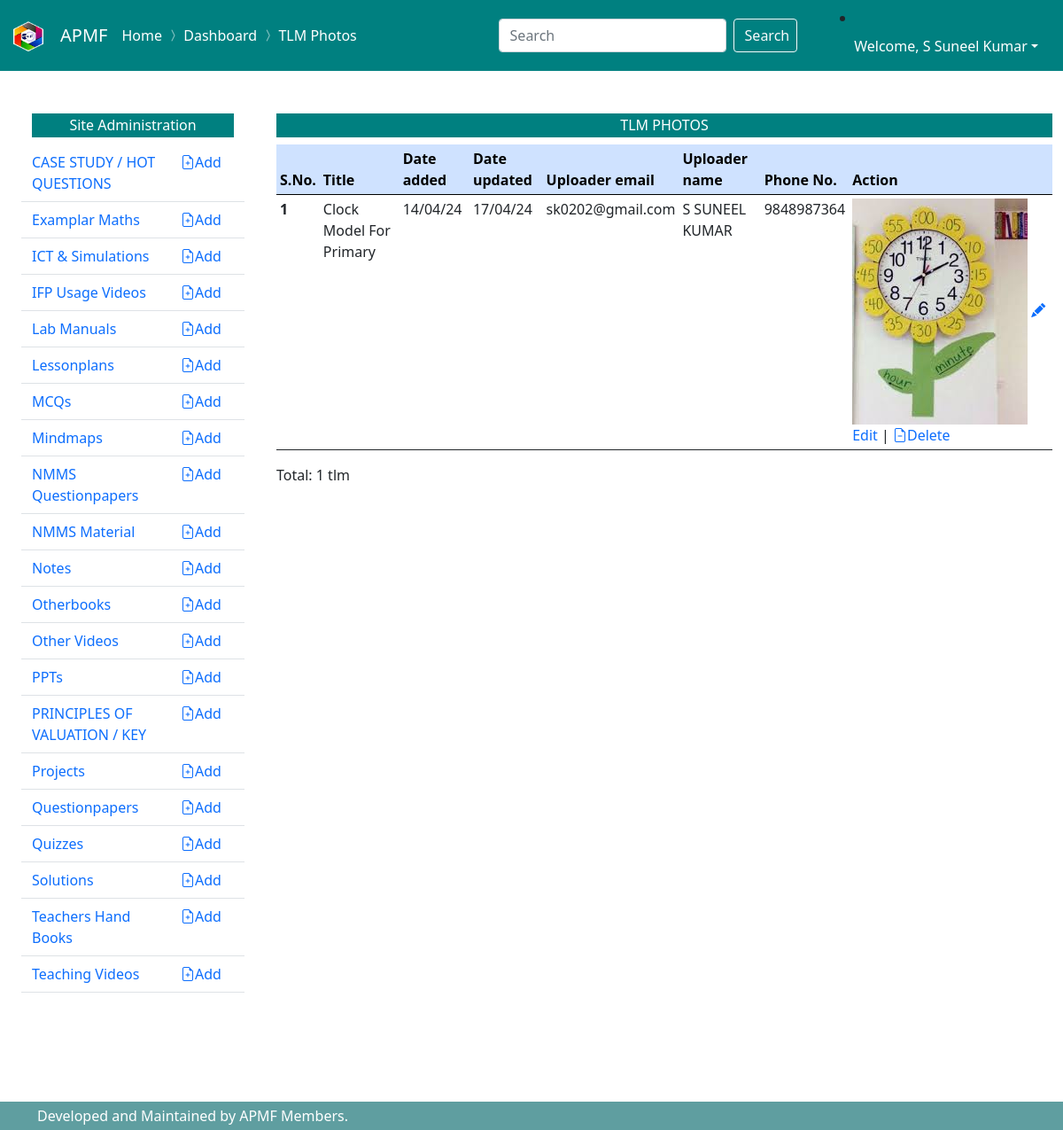
Screenshot of /dashboard/tlm/ (signed in) with the database file from the repository.
### users/models.py (models this page shows, shortened)
class MyUser(AbstractBaseUser):
    email=models.EmailField(
        verbose_name ='email address',
        max_length = 255,
        unique = True,
    )
    phone_number = models.CharField(max_length=10, validators=[RegexValidator(regex='^(\+?\d{1,3})?[-.\s]?\(?\d{3}\)?[-.\s]?\d{3}[-.\s]?\d{4}$')])
    name = models.CharField(max_length=50)
    is_active = models.BooleanField(default=True)
    is_admin = models.BooleanField(default=False)
    objects = MyUserManager()
    USERNAME_FIELD = 'email'
    REQUIRED_FIELDS = ['phone_number', 'name']

### tlms/models.py (models this page shows, shortened)
class Tlm(models.Model):
    title = models.CharField(max_length = 100)
    description = models.CharField(max_length = 100, blank=True)
    date_added = models.DateTimeField(auto_now_add=True)
    date_updated = models.DateTimeField(auto_now = True)
    uploaded_by = models.ForeignKey(get_user_model(), on_delete=models.CASCADE)
    image = models.ImageField('TLM Photo', upload_to='images')
    image_thumbnail = ImageSpecField(source='image',
                                      processors=[ResizeToFill(100, 50)],
                                      format='JPEG',
                                      options={'quality': 60})
    class Meta:
        verbose_name = ("TLM Photo")
        verbose_name_plural = ("TLM Photos")

### dashboard/views.py (the view)
# urls.py: path('dashboard/tlm/', views.DashboardTlmListView.as_view(), name='dashboard_tlm_list'),
class DashboardTlmListView(tlm_views.TlmListView):
    template_name = 'dashboard/tlms/list.html'
    success_url = reverse_lazy('dashboard_tlm_list')

### tlms/views.py (called while the page is built)
    def get_context_data(self, **kwargs):
        context = super().get_context_data(**kwargs)
        context['requests'] = Message.objects.filter(request_for = 'tlm_photos')
        return context

### dashboard/templates/dashboard/tlms/list.html (shortened to what this page needs)
{% extends "dashboard/dashboard.html" %}
{% load static %}
{% load imagekit %}
{% block navigation %}
<span class="navbar-text" >
  <a href="{% url "home" %}" style ="text-decoration:none">Home</a>
  <i class="bi bi-chevron-compact-right"></i>
  <a href="{% url "dashboard" %}" style ="text-decoration:none">Dashboard</a>
  <i class="bi bi-chevron-compact-right"></i>
  <a href="#" style ="text-decoration:none">TLM Photos</a>
</span>
{% endblock navigation %}
{% block content %}
<h6 class ="p-1 text-center" style="background-color:teal; color:white"> TLM PHOTOS</h6>
<table class="table table-sm table-hover">
    <thead class="table-primary" >
      <tr  >
        <th scope="col">S.No.</th>
        <th scope="col">Title</th>
        <th scope="col">Date added</th>
        <th scope="col">Date updated</th>
        <th scope="col">Uploader email</th>
        <th scope="col">Uploader name</th>
        <th scope="col">Phone No.</th>
        <th scope="col">Action</th>
      </tr>
    </thead>
    <tbody>
        {% for tlm in  tlms %}
      <tr>
        <th scope="row">{{forloop.counter}}</th>
        <td>{{tlm.title|title}}</td>
        <td>{{tlm.date_added|date:'d/m/y'}}</td>
        <td>{{tlm.date_updated|date:'d/m/y'}}</td>
        <td>{{tlm.uploaded_by.email}}</td>
        <td>{{tlm.uploaded_by.name|upper}}</td>
        <td>{{tlm.uploaded_by.phone_number}}</td>
        <td><img src="{{ tlm.image_thumbnail.url }}" alt="tlm_photo">
          <a style="text-decoration:none;" href= '{% url "dashboard_tlm_update" tlm.pk %}'><i class="bi bi-pencil-fill"></i>Edit </a>|
          <a style="text-decoration:none;" href= '{% url "dashboard_tlm_delete" tlm.pk %}'><i class="bi bi-file-earmark-minus"></i>Delete </a> </td>
      </tr>
      {% endfor %}
      </table>
      Total: {{tlms|length}} tlm{{tlms|length|pluralize:'s'}}
{% endblock content %}

### dashboard/templates/dashboard/dashboard.html (shortened to what this page needs)
{% load static %}
<!DOCTYPE html>
<html lang="en">
<head>
  <link href="https://cdn.jsdelivr.net/npm/bootstrap@5.0.2/dist/css/bootstrap.min.css" rel="stylesheet">
  <link rel="stylesheet" href="https://cdn.jsdelivr.net/npm/bootstrap-icons@1.11.3/font/bootstrap-icons.min.css">
  <link href="{% static 'css/style.css' %}" rel="stylesheet">
</head>
<body class="d-flex flex-column min-vh-100">
<nav class="navbar navbar-expand-sm navbar-dark " style="background-color: teal;">
  <div class="container-fluid">
    <a class="navbar-brand" href="{% url 'home' %}">
      <img src="{% static 'images/apmf_logo.png' %}" alt="Avatar Logo" style="width:40px;" >
    </a>
    <a class="navbar-brand" href="javascript:void(0)">APMF</a>
    <div class="collapse navbar-collapse" id="mynavbar">
                    <ul class="navbar-nav me-auto">
                      {% block navigation %}{% endblock navigation %}
                    </ul>
                  <form class="d-flex" style="float">
                    <input class="form-control me-2" type="text" placeholder="Search">
                    <button class="btn btn-outline-light pe-2" type="button">Search</button>
                  </form>
                  {% if user.is_authenticated %}
                    <li class="nav-item dropdown ms-5 dropdown-menu-right">
                              <a class="nav-link dropdown-toggle" href="#" role="button" data-bs-toggle="dropdown" style="color:white;">Welcome, {{ user.name }}</a>
                    </li>
                  {% else %}
                  <form class="d-flex ms-5">
                    <a href="{% url 'login' %}" class="btn btn-outline-light me-2">Log In</a>
                    <a href="{% url 'signup' %}" class="btn btn-outline-light">Sign up</a>
                    </form>
                  {% endif %}
    </div>
  </div>
</nav>
<div class="container-fluid mt-5" >
    <div class="row">
        <div class="col-md-3" >
               {% include "dashboard/sidebar.html" %}
        </div>
        <div class="col-md-9">
               {% block content %}{% endblock content %}
        </div>
    </div>
</div>
<footer class="footer mt-auto py-1 " style="background-color:cadetblue; color:White ">
  <div class="container">
    <span class="text-white ">Developed and Maintained by APMF Members.</span>
  </div>
</footer>
</body>
</html>

### rows the page displays
MyUser: name "S Suneel Kumar"
Tlm: title "Clock Model For Primary", date_added "14/04/24", date_updated "17/04/24", uploaded_by.email "sk0202@gmail.com", uploaded_by.name "S SUNEEL KUMAR", uploaded_by.phone_number "9848987364", image_thumbnail (picture)

### other values shown
{{ tlms|length }} "1"
